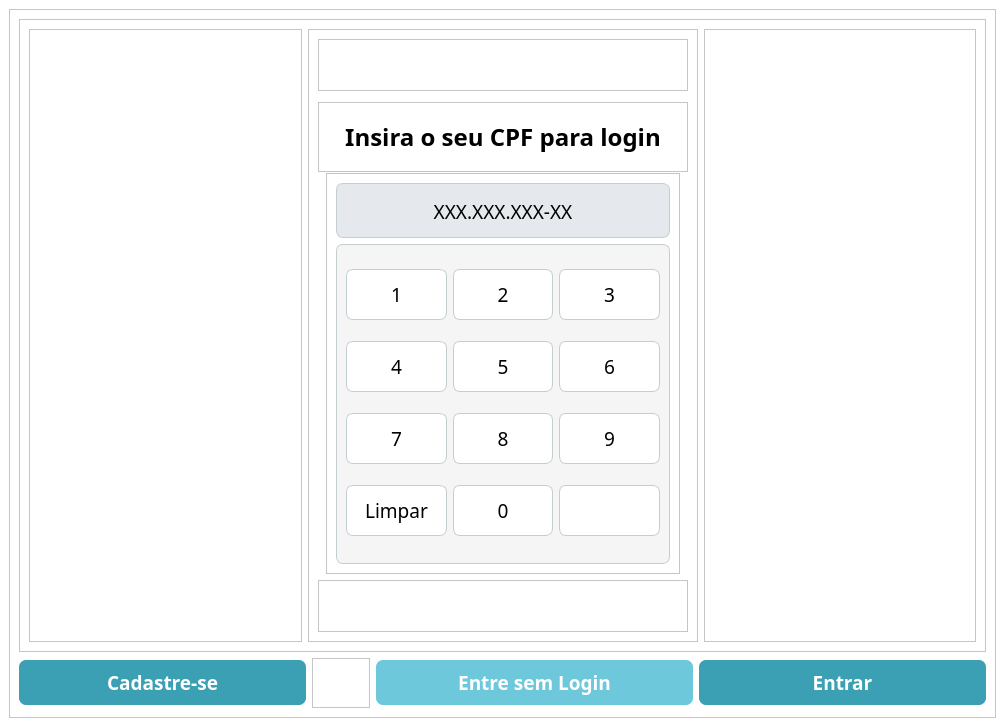
<?xml version="1.0" encoding="UTF-8"?>
<ui version="4.0">
 <class>MainWindow</class>
 <widget class="QMainWindow" name="MainWindow">
  <property name="geometry">
   <rect>
    <x>0</x>
    <y>0</y>
    <width>1005</width>
    <height>727</height>
   </rect>
  </property>
  <property name="minimumSize">
   <size>
    <width>1005</width>
    <height>712</height>
   </size>
  </property>
  <property name="windowTitle">
   <string>MainWindow</string>
  </property>
  <property name="styleSheet">
   <string notr="true">background-color: rgb(255, 255, 255);</string>
  </property>
  <widget class="QWidget" name="centralwidget">
   <layout class="QHBoxLayout" name="horizontalLayout">
    <item>
     <widget class="QFrame" name="FEntS">
      <property name="frameShape">
       <enum>QFrame::StyledPanel</enum>
      </property>
      <property name="frameShadow">
       <enum>QFrame::Raised</enum>
      </property>
      <layout class="QGridLayout" name="gridLayout">
       <item row="1" column="2">
        <widget class="QPushButton" name="BtnSLog">
         <property name="minimumSize">
          <size>
           <width>317</width>
           <height>45</height>
          </size>
         </property>
         <property name="font">
          <font>
           <family>Poppins</family>
           <pointsize>14</pointsize>
           <weight>75</weight>
           <bold>true</bold>
          </font>
         </property>
         <property name="styleSheet">
          <string notr="true">QPushButton{
border-radius: 7px;
background-color: rgb(110, 200, 220);
color: white;
}</string>
         </property>
         <property name="text">
          <string>Entre sem Login</string>
         </property>
        </widget>
       </item>
       <item row="1" column="1">
        <widget class="QFrame" name="FCadSe">
         <property name="minimumSize">
          <size>
           <width>0</width>
           <height>50</height>
          </size>
         </property>
         <property name="frameShape">
          <enum>QFrame::StyledPanel</enum>
         </property>
         <property name="frameShadow">
          <enum>QFrame::Raised</enum>
         </property>
         <layout class="QHBoxLayout" name="horizontalLayout_3"/>
        </widget>
       </item>
       <item row="1" column="0">
        <widget class="QPushButton" name="BtnCad">
         <property name="minimumSize">
          <size>
           <width>287</width>
           <height>45</height>
          </size>
         </property>
         <property name="font">
          <font>
           <family>Poppins</family>
           <pointsize>14</pointsize>
           <weight>75</weight>
           <bold>true</bold>
          </font>
         </property>
         <property name="styleSheet">
          <string notr="true">QPushButton{
border-radius: 7px;
background-color: rgb(60, 160, 181);
color: white;
}</string>
         </property>
         <property name="text">
          <string>Cadastre-se</string>
         </property>
        </widget>
       </item>
       <item row="0" column="0" colspan="4">
        <widget class="QFrame" name="fBtns">
         <property name="frameShape">
          <enum>QFrame::StyledPanel</enum>
         </property>
         <property name="frameShadow">
          <enum>QFrame::Raised</enum>
         </property>
         <layout class="QHBoxLayout" name="horizontalLayout_2">
          <item>
           <widget class="QFrame" name="fLogo">
            <property name="frameShape">
             <enum>QFrame::StyledPanel</enum>
            </property>
            <property name="frameShadow">
             <enum>QFrame::Raised</enum>
            </property>
            <widget class="QLabel" name="logo_home">
             <property name="geometry">
              <rect>
               <x>12</x>
               <y>12</y>
               <width>80</width>
               <height>80</height>
              </rect>
             </property>
             <property name="minimumSize">
              <size>
               <width>80</width>
               <height>80</height>
              </size>
             </property>
             <property name="maximumSize">
              <size>
               <width>80</width>
               <height>80</height>
              </size>
             </property>
             <property name="text">
              <string/>
             </property>
             <property name="pixmap">
              <pixmap>:/newPrefix/Images/Logo.png</pixmap>
             </property>
             <property name="scaledContents">
              <bool>true</bool>
             </property>
            </widget>
           </widget>
          </item>
          <item>
           <widget class="QFrame" name="fCenter">
            <property name="frameShape">
             <enum>QFrame::StyledPanel</enum>
            </property>
            <property name="frameShadow">
             <enum>QFrame::Raised</enum>
            </property>
            <layout class="QVBoxLayout" name="verticalLayout">
             <item>
              <widget class="QFrame" name="fnothing_3">
               <property name="maximumSize">
                <size>
                 <width>16777215</width>
                 <height>200</height>
                </size>
               </property>
               <property name="frameShape">
                <enum>QFrame::StyledPanel</enum>
               </property>
               <property name="frameShadow">
                <enum>QFrame::Raised</enum>
               </property>
              </widget>
             </item>
             <item>
              <widget class="QFrame" name="fCpftext">
               <property name="minimumSize">
                <size>
                 <width>300</width>
                 <height>70</height>
                </size>
               </property>
               <property name="maximumSize">
                <size>
                 <width>16777215</width>
                 <height>60</height>
                </size>
               </property>
               <property name="frameShape">
                <enum>QFrame::StyledPanel</enum>
               </property>
               <property name="frameShadow">
                <enum>QFrame::Raised</enum>
               </property>
               <layout class="QGridLayout" name="gridLayout_3">
                <item row="1" column="0">
                 <widget class="QLabel" name="l_CPF">
                  <property name="minimumSize">
                   <size>
                    <width>350</width>
                    <height>50</height>
                   </size>
                  </property>
                  <property name="maximumSize">
                   <size>
                    <width>10000</width>
                    <height>10000</height>
                   </size>
                  </property>
                  <property name="font">
                   <font>
                    <family>Poppins</family>
                    <pointsize>16</pointsize>
                    <weight>75</weight>
                    <bold>true</bold>
                   </font>
                  </property>
                  <property name="text">
                   <string>&lt;html&gt;&lt;head/&gt;&lt;body&gt;&lt;p align=&quot;center&quot;&gt;&lt;span style=&quot; font-size:18pt;&quot;&gt;Insira o seu CPF para login&lt;/span&gt;&lt;/p&gt;&lt;/body&gt;&lt;/html&gt;</string>
                  </property>
                 </widget>
                </item>
               </layout>
              </widget>
             </item>
             <item alignment="Qt::AlignHCenter|Qt::AlignVCenter">
              <widget class="QFrame" name="fDispC">
               <property name="minimumSize">
                <size>
                 <width>300</width>
                 <height>290</height>
                </size>
               </property>
               <property name="maximumSize">
                <size>
                 <width>1000</width>
                 <height>1000</height>
                </size>
               </property>
               <property name="frameShape">
                <enum>QFrame::StyledPanel</enum>
               </property>
               <property name="frameShadow">
                <enum>QFrame::Raised</enum>
               </property>
               <layout class="QVBoxLayout" name="verticalLayout_2">
                <item>
                 <widget class="QTextBrowser" name="txt_CPF">
                  <property name="minimumSize">
                   <size>
                    <width>334</width>
                    <height>50</height>
                   </size>
                  </property>
                  <property name="maximumSize">
                   <size>
                    <width>400</width>
                    <height>55</height>
                   </size>
                  </property>
                  <property name="font">
                   <font>
                    <family>Poppins</family>
                    <pointsize>16</pointsize>
                   </font>
                  </property>
                  <property name="whatsThis">
                   <string>&lt;html&gt;&lt;head/&gt;&lt;body&gt;&lt;p align=&quot;center&quot;&gt;&lt;br/&gt;&lt;/p&gt;&lt;/body&gt;&lt;/html&gt;</string>
                  </property>
                  <property name="styleSheet">
                   <string notr="true">QTextBrowser{
background-color: rgb(229, 233, 237);
border-radius: 7px;
border: 1px solid rgb(196, 205, 208);
padding-top: 10px;
}
</string>
                  </property>
                  <property name="html">
                   <string>&lt;!DOCTYPE HTML PUBLIC &quot;-//W3C//DTD HTML 4.0//EN&quot; &quot;http://www.w3.org/TR/REC-html40/strict.dtd&quot;&gt;
&lt;html&gt;&lt;head&gt;&lt;meta name=&quot;qrichtext&quot; content=&quot;1&quot; /&gt;&lt;style type=&quot;text/css&quot;&gt;
p, li { white-space: pre-wrap; }
&lt;/style&gt;&lt;/head&gt;&lt;body style=&quot; font-family:'Poppins'; font-size:16pt; font-weight:400; font-style:normal;&quot;&gt;
&lt;p align=&quot;center&quot; style=&quot; margin-top:0px; margin-bottom:0px; margin-left:0px; margin-right:0px; -qt-block-indent:0; text-indent:0px;&quot;&gt;&lt;span style=&quot; font-family:'MS Shell Dlg 2'; font-size:14pt;&quot;&gt;XXX.XXX.XXX-XX&lt;/span&gt;&lt;/p&gt;&lt;/body&gt;&lt;/html&gt;</string>
                  </property>
                 </widget>
                </item>
                <item>
                 <widget class="QFrame" name="fBtnsCpf">
                  <property name="minimumSize">
                   <size>
                    <width>325</width>
                    <height>320</height>
                   </size>
                  </property>
                  <property name="maximumSize">
                   <size>
                    <width>650</width>
                    <height>640</height>
                   </size>
                  </property>
                  <property name="styleSheet">
                   <string notr="true">QFrame { 
   background-color: rgb(245, 245, 245);
   border-radius: 7px;
   border: 1px solid rgb(196, 205, 208);
} </string>
                  </property>
                  <property name="frameShape">
                   <enum>QFrame::StyledPanel</enum>
                  </property>
                  <property name="frameShadow">
                   <enum>QFrame::Raised</enum>
                  </property>
                  <layout class="QGridLayout" name="gridLayout_2">
                   <item row="3" column="2">
                    <widget class="QPushButton" name="btn_0">
                     <property name="minimumSize">
                      <size>
                       <width>91</width>
                       <height>51</height>
                      </size>
                     </property>
                     <property name="font">
                      <font>
                       <family>Poppins</family>
                       <pointsize>14</pointsize>
                      </font>
                     </property>
                     <property name="styleSheet">
                      <string notr="true">QPushButton{
background-color: rgb(255, 255, 255);
border-radius: 7px;
border-styles: outset;
border: 1px solid rgb(196, 205, 208);
}</string>
                     </property>
                     <property name="text">
                      <string>0</string>
                     </property>
                    </widget>
                   </item>
                   <item row="0" column="3">
                    <widget class="QPushButton" name="btn_3">
                     <property name="minimumSize">
                      <size>
                       <width>91</width>
                       <height>51</height>
                      </size>
                     </property>
                     <property name="font">
                      <font>
                       <family>Poppins</family>
                       <pointsize>14</pointsize>
                       <weight>50</weight>
                       <bold>false</bold>
                      </font>
                     </property>
                     <property name="styleSheet">
                      <string notr="true">QPushButton{
background-color: rgb(255, 255, 255);
border-radius: 7px;
border-styles: outset;
border: 1px solid rgb(196, 205, 208);
}</string>
                     </property>
                     <property name="text">
                      <string>3</string>
                     </property>
                    </widget>
                   </item>
                   <item row="3" column="3">
                    <widget class="QPushButton" name="btn_back">
                     <property name="minimumSize">
                      <size>
                       <width>91</width>
                       <height>51</height>
                      </size>
                     </property>
                     <property name="font">
                      <font>
                       <family>Poppins</family>
                       <pointsize>14</pointsize>
                      </font>
                     </property>
                     <property name="styleSheet">
                      <string notr="true">QPushButton{
background-color: rgb(255, 255, 255);
border-radius: 7px;
border-styles: outset;
border: 1px solid rgb(196, 205, 208);
}</string>
                     </property>
                     <property name="text">
                      <string/>
                     </property>
                     <property name="icon">
                      <iconset>
                       <normaloff>:/icons/backspace.svg</normaloff>:/icons/backspace.svg</iconset>
                     </property>
                     <property name="iconSize">
                      <size>
                       <width>25</width>
                       <height>25</height>
                      </size>
                     </property>
                    </widget>
                   </item>
                   <item row="2" column="0">
                    <widget class="QPushButton" name="btn_7">
                     <property name="minimumSize">
                      <size>
                       <width>91</width>
                       <height>51</height>
                      </size>
                     </property>
                     <property name="font">
                      <font>
                       <family>Poppins</family>
                       <pointsize>14</pointsize>
                      </font>
                     </property>
                     <property name="styleSheet">
                      <string notr="true">QPushButton{
background-color: rgb(255, 255, 255);
border-radius: 7px;
border-styles: outset;
border: 1px solid rgb(196, 205, 208);
}</string>
                     </property>
                     <property name="text">
                      <string>7</string>
                     </property>
                    </widget>
                   </item>
                   <item row="2" column="2">
                    <widget class="QPushButton" name="btn_8">
                     <property name="minimumSize">
                      <size>
                       <width>91</width>
                       <height>51</height>
                      </size>
                     </property>
                     <property name="font">
                      <font>
                       <family>Poppins</family>
                       <pointsize>14</pointsize>
                      </font>
                     </property>
                     <property name="styleSheet">
                      <string notr="true">QPushButton{
background-color: rgb(255, 255, 255);
border-radius: 7px;
border-styles: outset;
border: 1px solid rgb(196, 205, 208);
}</string>
                     </property>
                     <property name="text">
                      <string>8</string>
                     </property>
                    </widget>
                   </item>
                   <item row="1" column="3">
                    <widget class="QPushButton" name="btn_6">
                     <property name="minimumSize">
                      <size>
                       <width>91</width>
                       <height>51</height>
                      </size>
                     </property>
                     <property name="font">
                      <font>
                       <family>Poppins</family>
                       <pointsize>14</pointsize>
                      </font>
                     </property>
                     <property name="styleSheet">
                      <string notr="true">QPushButton{
background-color: rgb(255, 255, 255);
border-radius: 7px;
border-styles: outset;
border: 1px solid rgb(196, 205, 208);
}</string>
                     </property>
                     <property name="text">
                      <string>6</string>
                     </property>
                    </widget>
                   </item>
                   <item row="2" column="3">
                    <widget class="QPushButton" name="btn_9">
                     <property name="minimumSize">
                      <size>
                       <width>91</width>
                       <height>51</height>
                      </size>
                     </property>
                     <property name="font">
                      <font>
                       <family>Poppins</family>
                       <pointsize>14</pointsize>
                      </font>
                     </property>
                     <property name="styleSheet">
                      <string notr="true">QPushButton{
background-color: rgb(255, 255, 255);
border-radius: 7px;
border-styles: outset;
border: 1px solid rgb(196, 205, 208);
}</string>
                     </property>
                     <property name="text">
                      <string>9</string>
                     </property>
                    </widget>
                   </item>
                   <item row="0" column="0">
                    <widget class="QPushButton" name="btn_1">
                     <property name="minimumSize">
                      <size>
                       <width>91</width>
                       <height>51</height>
                      </size>
                     </property>
                     <property name="font">
                      <font>
                       <family>Poppins</family>
                       <pointsize>14</pointsize>
                      </font>
                     </property>
                     <property name="styleSheet">
                      <string notr="true">QPushButton{
background-color: rgb(255, 255, 255);
border-radius: 7px;
border-styles: outset;
border: 1px solid rgb(196, 205, 208);
}</string>
                     </property>
                     <property name="text">
                      <string>1</string>
                     </property>
                    </widget>
                   </item>
                   <item row="1" column="2">
                    <widget class="QPushButton" name="btn_5">
                     <property name="minimumSize">
                      <size>
                       <width>91</width>
                       <height>51</height>
                      </size>
                     </property>
                     <property name="font">
                      <font>
                       <family>Poppins</family>
                       <pointsize>14</pointsize>
                      </font>
                     </property>
                     <property name="styleSheet">
                      <string notr="true">QPushButton{
background-color: rgb(255, 255, 255);
border-radius: 7px;
border-styles: outset;
border: 1px solid rgb(196, 205, 208);
}</string>
                     </property>
                     <property name="text">
                      <string>5</string>
                     </property>
                    </widget>
                   </item>
                   <item row="3" column="0">
                    <widget class="QPushButton" name="btn_">
                     <property name="minimumSize">
                      <size>
                       <width>91</width>
                       <height>51</height>
                      </size>
                     </property>
                     <property name="font">
                      <font>
                       <family>Poppins</family>
                       <pointsize>14</pointsize>
                      </font>
                     </property>
                     <property name="styleSheet">
                      <string notr="true">QPushButton{
background-color: rgb(255, 255, 255);
border-radius: 7px;
border-styles: outset;
border: 1px solid rgb(196, 205, 208);
}</string>
                     </property>
                     <property name="text">
                      <string>Limpar</string>
                     </property>
                    </widget>
                   </item>
                   <item row="1" column="0">
                    <widget class="QPushButton" name="btn_4">
                     <property name="minimumSize">
                      <size>
                       <width>91</width>
                       <height>51</height>
                      </size>
                     </property>
                     <property name="font">
                      <font>
                       <family>Poppins</family>
                       <pointsize>14</pointsize>
                      </font>
                     </property>
                     <property name="styleSheet">
                      <string notr="true">QPushButton{
background-color: rgb(255, 255, 255);
border-radius: 7px;
border-styles: outset;
border: 1px solid rgb(196, 205, 208);
}</string>
                     </property>
                     <property name="text">
                      <string>4</string>
                     </property>
                    </widget>
                   </item>
                   <item row="0" column="2">
                    <widget class="QPushButton" name="btn_2">
                     <property name="minimumSize">
                      <size>
                       <width>91</width>
                       <height>51</height>
                      </size>
                     </property>
                     <property name="font">
                      <font>
                       <family>Poppins</family>
                       <pointsize>14</pointsize>
                      </font>
                     </property>
                     <property name="styleSheet">
                      <string notr="true">QPushButton{
background-color: rgb(255, 255, 255);
border-radius: 7px;
border-styles: outset;
border: 1px solid rgb(196, 205, 208);
}</string>
                     </property>
                     <property name="text">
                      <string>2</string>
                     </property>
                    </widget>
                   </item>
                  </layout>
                 </widget>
                </item>
               </layout>
              </widget>
             </item>
             <item>
              <widget class="QFrame" name="fnothing_2">
               <property name="maximumSize">
                <size>
                 <width>16777215</width>
                 <height>160</height>
                </size>
               </property>
               <property name="frameShape">
                <enum>QFrame::StyledPanel</enum>
               </property>
               <property name="frameShadow">
                <enum>QFrame::Raised</enum>
               </property>
              </widget>
             </item>
            </layout>
           </widget>
          </item>
          <item>
           <widget class="QFrame" name="fnothing">
            <property name="minimumSize">
             <size>
              <width>0</width>
              <height>600</height>
             </size>
            </property>
            <property name="frameShape">
             <enum>QFrame::StyledPanel</enum>
            </property>
            <property name="frameShadow">
             <enum>QFrame::Raised</enum>
            </property>
           </widget>
          </item>
         </layout>
        </widget>
       </item>
       <item row="1" column="3">
        <widget class="QPushButton" name="btn_entrar">
         <property name="minimumSize">
          <size>
           <width>287</width>
           <height>45</height>
          </size>
         </property>
         <property name="font">
          <font>
           <family>Poppins</family>
           <pointsize>14</pointsize>
           <weight>75</weight>
           <bold>true</bold>
          </font>
         </property>
         <property name="styleSheet">
          <string notr="true">QPushButton{
border-radius: 7px;
background-color: rgb(60, 160, 181);
color: white
}</string>
         </property>
         <property name="text">
          <string>Entrar</string>
         </property>
        </widget>
       </item>
      </layout>
     </widget>
    </item>
   </layout>
  </widget>
 </widget>
 <resources>
  <include location="../icons/icons.qrc"/>
  <include location="logo.qrc"/>
 </resources>
 <connections/>
</ui>
